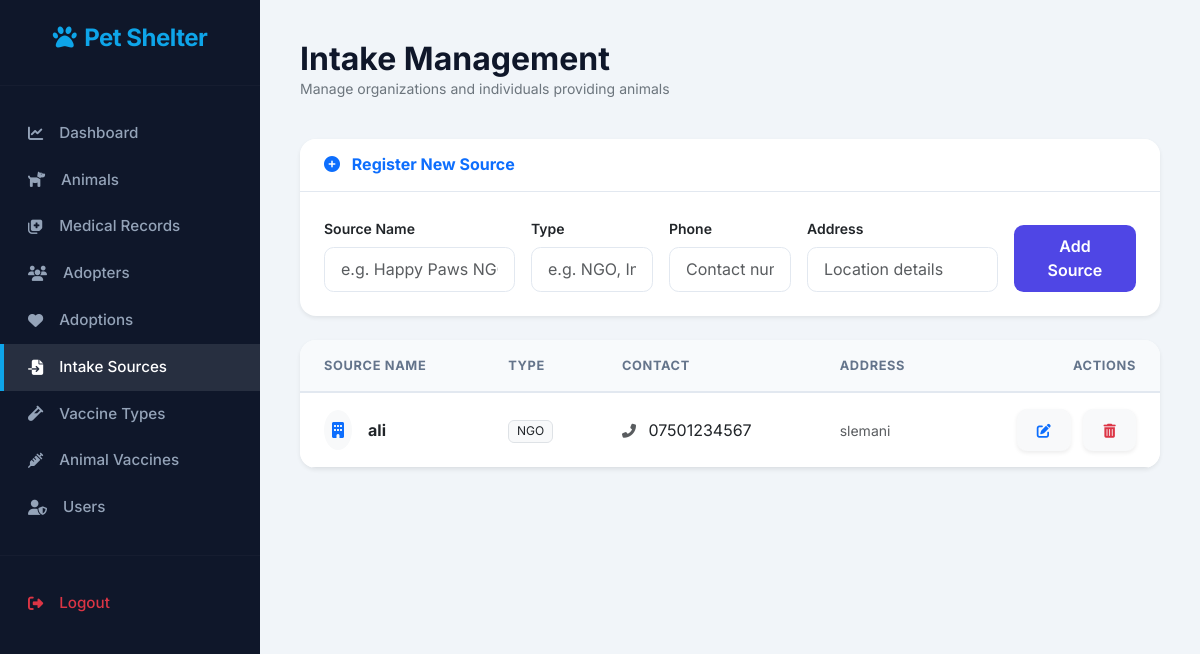
Screenshot of /intake.php (signed in) with the database file from the repository.
### tables this page shows
CREATE TABLE `intake_source` (
  `iid` int(11) NOT NULL,
  `sname` varchar(100) NOT NULL,
  `stype` varchar(50) DEFAULT NULL,
  `phone` varchar(20) DEFAULT NULL,
  `address` text DEFAULT NULL
);

### intake.php (the view, shortened to what this page needs)
<?php
include 'connect.php';
$res = mysqli_query($connection, "SELECT * FROM intake_source");
$sources = mysqli_fetch_all($res, MYSQLI_ASSOC);
?>
<!DOCTYPE html>
<html lang="en">
<head>
    <link href="https://cdn.jsdelivr.net/npm/bootstrap@5.3.0/dist/css/bootstrap.min.css" rel="stylesheet">
    <link rel="stylesheet" href="https://cdnjs.cloudflare.com/ajax/libs/font-awesome/6.4.0/css/all.min.css">
    <link rel="stylesheet" href="style.css">
</head>
<body>
    <?php include "sidebar.php";?>
    <div class="main-content">
        <div class="d-flex justify-content-between align-items-center mb-4">
            <div>
                <h2 class="fw-bold mb-0">Intake Management</h2>
                <p class="text-secondary small">Manage organizations and individuals providing animals</p>
            </div>
        </div>
        <div class="card shadow-sm border-0 mb-4">
            <div class="card-header bg-white py-3">
                <h6 class="fw-bold mb-0 text-primary"><i class="fas fa-plus-circle me-2"></i> Register New Source</h6>
            </div>
            <div class="card-body p-4">
                <form method="POST" class="row g-3">
                    <div class="col-md-3">
                        <label class="form-label small fw-semibold">Source Name</label>
                        <input name="sname" class="form-control" placeholder="e.g. Happy Paws NGO" required>
                    </div>
                    <div class="col-md-2">
                        <label class="form-label small fw-semibold">Type</label>
                        <input name="stype" class="form-control" placeholder="e.g. NGO, Individual">
                    </div>
                    <div class="col-md-2">
                        <label class="form-label small fw-semibold">Phone</label>
                        <input name="phone" class="form-control" placeholder="Contact number">
                    </div>
                    <div class="col-md-3">
                        <label class="form-label small fw-semibold">Address</label>
                        <input name="address" class="form-control" placeholder="Location details">
                    </div>
                    <div class="col-md-2 d-flex align-items-end">
                        <button class="btn btn-primary w-100">Add Source</button>
                    </div>
                </form>
            </div>
        </div>
        <div class="card shadow-sm border-0">
            <div class="table-responsive">
                <table class="table table-hover align-middle mb-0">
                    <thead>
                        <tr>
                            <th>Source Name</th>
                            <th>Type</th>
                            <th>Contact</th>
                            <th>Address</th>
                            <th class="text-end">Actions</th>
                        </tr>
                    </thead>
                    <tbody>
                        <?php foreach ($sources as $source): ?>
                        <tr>
                            <td>
                                <div class="d-flex align-items-center">
                                    <div class="bg-light p-2 rounded-circle me-3 text-primary">
                                        <i class="fas fa-building"></i>
                                    </div>
                                    <div class="fw-bold"><?php echo $source['sname']; ?></div>
                                </div>
                            </td>
                            <td><span class="badge bg-light text-dark fw-normal border"><?php echo $source['stype']; ?></span></td>
                            <td><i class="fas fa-phone-alt me-2 text-muted small"></i> <?php echo $source['phone']; ?></td>
                            <td><span class="text-muted small"><?php echo $source['address']; ?></span></td>
                            <td class="text-end">
                                <a href="edit_intake.php?id=<?php echo $source['iid']; ?>" class="btn btn-light btn-sm text-primary me-2 shadow-sm">
                                    <i class="fas fa-edit"></i>
                                </a>
                                <a href="deletes.php?iid=<?php echo $source['iid']; ?>" class="btn btn-light btn-sm text-danger shadow-sm" onclick="return confirm('Delete this source?')">
                                    <i class="fas fa-trash-alt"></i>
                                </a>
                            </td>
                        </tr>
                        <?php endforeach; ?>
                    </tbody>
                </table>
            </div>
        </div>
    </div>
</body>
</html>

### style.css (style rules this page uses)
:root { --primary: #4f46e5; --primary-hover: #4338ca; --secondary: #64748b; --dark: #0f172a; --light: #f8fafc; --success: #10b981; --danger: #ef4444; --warning: #f59e0b; --info: #0ea5e9; --sidebar-width: 260px; --card-shadow: 0 10px 15px -3px rgba(0, 0, 0, 0.1), 0 4px 6px -2px rgba(0, 0, 0, 0.05); --glass-bg: rgba(255, 255, 255, 0.9); }
body { font-family: 'Inter', sans-serif; background-color: #f1f5f9; color: var(--dark); margin: 0; }
.main-content { margin-left: var(--sidebar-width); padding: 2.5rem; min-height: 100vh; }
.card { border: none; border-radius: 1rem; box-shadow: var(--card-shadow); transition: transform 0.2s; overflow: hidden; }
.card-header { background: white; border-bottom: 1px solid #e2e8f0; padding: 1.25rem 1.5rem; font-weight: 600; }
.form-control, .form-select { border-radius: 0.6rem; border: 1px solid #e2e8f0; padding: 0.6rem 1rem; transition: all 0.2s; }
.btn { border-radius: 0.6rem; padding: 0.6rem 1.2rem; font-weight: 600; transition: all 0.2s; }
.btn-primary { background: var(--primary); border: none; }
.table { margin-bottom: 0; }
.table thead th { background: #f8fafc; border-bottom: 2px solid #e2e8f0; color: #64748b; font-size: 0.8rem; text-transform: uppercase; letter-spacing: 0.05em; padding: 1rem 1.5rem; }
.table tbody td { padding: 1rem 1.5rem; vertical-align: middle; }

### rows the page displays
intake_source: sname "ali", stype "NGO", phone "07501234567", address "slemani"
